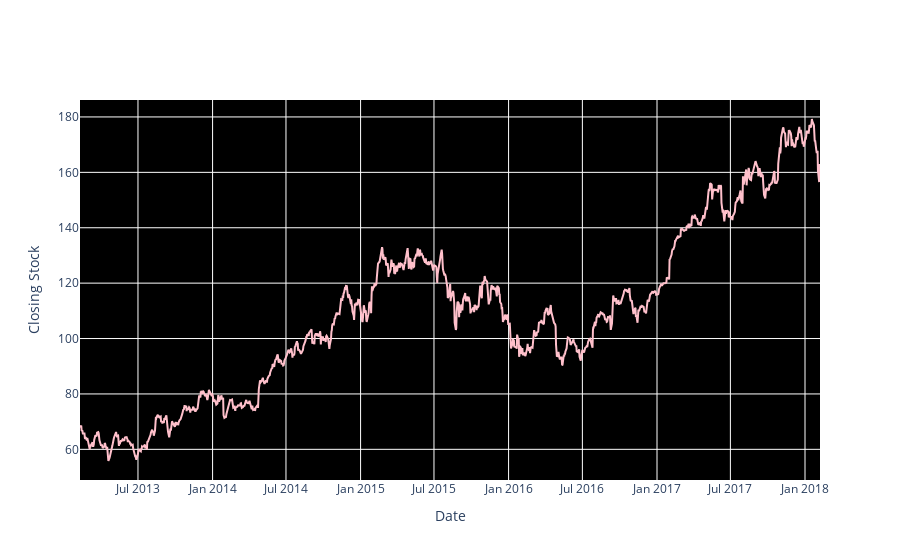

The code cell stored with this chart in its notebook:
### Markdown cell above
# The closing stock of Apple

### Code cell
fig = go.Figure(data=go.Scatter(x=apple['date'],y=apple['close'], mode='lines'))
#  Customize the line color
fig.update_traces(line=dict(color='pink'))

# Customize the background color
fig.update_layout(plot_bgcolor='black')

# Customize the x-axis label
fig.update_layout(xaxis_title='Date')

# Customize the y-axis label
fig.update_layout(yaxis_title='Closing Stock')


fig.show()

### Figure 1 — Plotly figure (JSON) as saved in the notebook; plotly's stock layout.template omitted (floating-point values rounded to 4 significant figures; data arrays with more than 128 entries replaced by an {"elided": "..."} marker saying what was removed)
{"data": [{"line": {"color": "pink"}, "mode": "lines", "type": "scatter", "x": {"elided": "1259 str values"}, "y": {"elided": "1259 float values"}}], "layout": {"plot_bgcolor": "black", "xaxis": {"title": {"text": "Date"}}, "yaxis": {"title": {"text": "Closing Stock"}}}}
